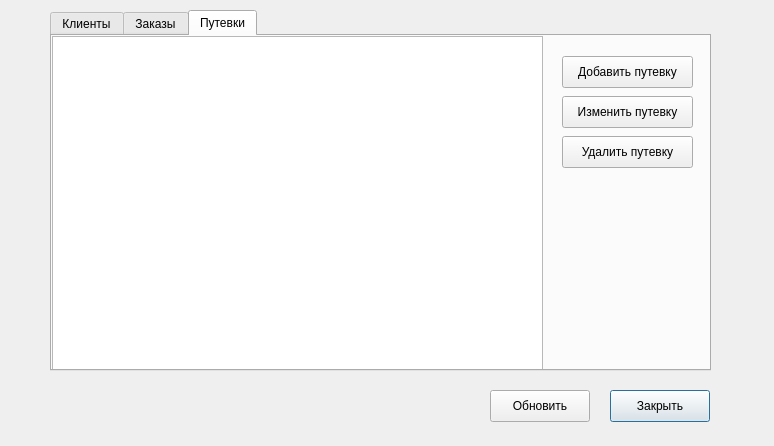
<?xml version="1.0" encoding="UTF-8"?>
<ui version="4.0">
 <class>AdminWindow</class>
 <widget class="QDialog" name="AdminWindow">
  <property name="geometry">
   <rect>
    <x>0</x>
    <y>0</y>
    <width>774</width>
    <height>446</height>
   </rect>
  </property>
  <property name="windowTitle">
   <string>Dialog</string>
  </property>
  <widget class="QPushButton" name="closeButton">
   <property name="geometry">
    <rect>
     <x>610</x>
     <y>390</y>
     <width>100</width>
     <height>32</height>
    </rect>
   </property>
   <property name="text">
    <string>Закрыть</string>
   </property>
  </widget>
  <widget class="QTabWidget" name="adminTabWidget">
   <property name="geometry">
    <rect>
     <x>50</x>
     <y>10</y>
     <width>661</width>
     <height>361</height>
    </rect>
   </property>
   <property name="currentIndex">
    <number>2</number>
   </property>
   <widget class="QWidget" name="Clients">
    <attribute name="title">
     <string>Клиенты</string>
    </attribute>
    <widget class="QTableView" name="clientsTableView">
     <property name="geometry">
      <rect>
       <x>0</x>
       <y>0</y>
       <width>321</width>
       <height>341</height>
      </rect>
     </property>
    </widget>
   </widget>
   <widget class="QWidget" name="Orders">
    <attribute name="title">
     <string>Заказы</string>
    </attribute>
    <widget class="QTableView" name="ordersTableView">
     <property name="geometry">
      <rect>
       <x>325</x>
       <y>0</y>
       <width>331</width>
       <height>341</height>
      </rect>
     </property>
    </widget>
   </widget>
   <widget class="QWidget" name="tab">
    <attribute name="title">
     <string>Путевки</string>
    </attribute>
    <widget class="QTableView" name="packagesTableView">
     <property name="geometry">
      <rect>
       <x>0</x>
       <y>0</y>
       <width>491</width>
       <height>341</height>
      </rect>
     </property>
    </widget>
    <widget class="QPushButton" name="addPackageButton">
     <property name="geometry">
      <rect>
       <x>510</x>
       <y>20</y>
       <width>131</width>
       <height>32</height>
      </rect>
     </property>
     <property name="text">
      <string>Добавить путевку</string>
     </property>
    </widget>
    <widget class="QPushButton" name="deletePackageButton">
     <property name="geometry">
      <rect>
       <x>510</x>
       <y>100</y>
       <width>131</width>
       <height>32</height>
      </rect>
     </property>
     <property name="text">
      <string>Удалить путевку</string>
     </property>
    </widget>
    <widget class="QPushButton" name="editPackageButton">
     <property name="geometry">
      <rect>
       <x>510</x>
       <y>60</y>
       <width>131</width>
       <height>32</height>
      </rect>
     </property>
     <property name="text">
      <string>Изменить путевку</string>
     </property>
    </widget>
   </widget>
  </widget>
  <widget class="QPushButton" name="refreshButton">
   <property name="geometry">
    <rect>
     <x>490</x>
     <y>390</y>
     <width>100</width>
     <height>32</height>
    </rect>
   </property>
   <property name="text">
    <string>Обновить</string>
   </property>
  </widget>
 </widget>
 <resources/>
 <connections/>
</ui>
